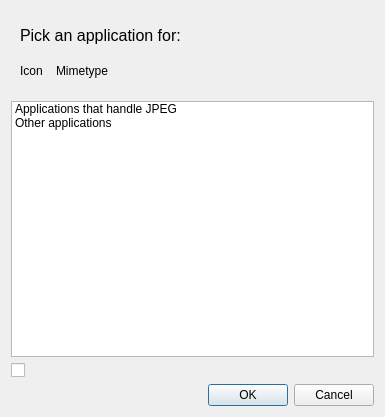
<?xml version="1.0" encoding="UTF-8"?>
<ui version="4.0">
 <class>ApplicationChooser</class>
 <widget class="QDialog" name="ApplicationChooser">
  <property name="geometry">
   <rect>
    <x>0</x>
    <y>0</y>
    <width>385</width>
    <height>417</height>
   </rect>
  </property>
  <property name="windowTitle">
   <string>ApplicationChooser</string>
  </property>
  <layout class="QGridLayout" name="gridLayout_2">
   <item row="0" column="0" colspan="2">
    <widget class="QFrame" name="frame_2">
     <property name="frameShape">
      <enum>QFrame::NoFrame</enum>
     </property>
     <property name="frameShadow">
      <enum>QFrame::Raised</enum>
     </property>
     <layout class="QGridLayout" name="gridLayout">
      <item row="0" column="0" colspan="2">
       <widget class="QLabel" name="headingLabel">
        <property name="sizePolicy">
         <sizepolicy hsizetype="Expanding" vsizetype="Fixed">
          <horstretch>0</horstretch>
          <verstretch>0</verstretch>
         </sizepolicy>
        </property>
        <property name="minimumSize">
         <size>
          <width>0</width>
          <height>30</height>
         </size>
        </property>
        <property name="font">
         <font>
          <pointsize>12</pointsize>
         </font>
        </property>
        <property name="text">
         <string>Pick an application for:</string>
        </property>
       </widget>
      </item>
      <item row="1" column="0">
       <widget class="QLabel" name="mimetypeIconLabel">
        <property name="sizePolicy">
         <sizepolicy hsizetype="Fixed" vsizetype="Fixed">
          <horstretch>0</horstretch>
          <verstretch>0</verstretch>
         </sizepolicy>
        </property>
        <property name="minimumSize">
         <size>
          <width>30</width>
          <height>30</height>
         </size>
        </property>
        <property name="text">
         <string notr="true">Icon</string>
        </property>
       </widget>
      </item>
      <item row="1" column="1">
       <widget class="QLabel" name="mimetypeLabel">
        <property name="text">
         <string notr="true">Mimetype</string>
        </property>
       </widget>
      </item>
     </layout>
    </widget>
   </item>
   <item row="1" column="0" colspan="2">
    <widget class="QTreeWidget" name="applicationTreeWidget">
     <property name="minimumSize">
      <size>
       <width>240</width>
       <height>200</height>
      </size>
     </property>
     <property name="editTriggers">
      <set>QAbstractItemView::NoEditTriggers</set>
     </property>
     <property name="showDropIndicator" stdset="0">
      <bool>false</bool>
     </property>
     <property name="selectionBehavior">
      <enum>QAbstractItemView::SelectRows</enum>
     </property>
     <property name="rootIsDecorated">
      <bool>false</bool>
     </property>
     <property name="itemsExpandable">
      <bool>false</bool>
     </property>
     <property name="headerHidden">
      <bool>true</bool>
     </property>
     <attribute name="headerVisible">
      <bool>false</bool>
     </attribute>
     <column>
      <property name="text">
       <string>1</string>
      </property>
     </column>
     <item>
      <property name="text">
       <string>Applications that handle JPEG</string>
      </property>
      <item>
       <property name="text">
        <string/>
       </property>
      </item>
      <item>
       <property name="text">
        <string>New Subitem</string>
       </property>
      </item>
      <item>
       <property name="text">
        <string>New Subitem</string>
       </property>
      </item>
     </item>
     <item>
      <property name="text">
       <string>Other applications</string>
      </property>
      <item>
       <property name="text">
        <string>New Subitem</string>
       </property>
      </item>
      <item>
       <property name="text">
        <string>New Subitem</string>
       </property>
      </item>
     </item>
    </widget>
   </item>
   <item row="2" column="0">
    <widget class="QCheckBox" name="alwaysUseCheckBox">
     <property name="text">
      <string/>
     </property>
    </widget>
   </item>
   <item row="3" column="1">
    <layout class="QHBoxLayout" name="horizontalLayout_2">
     <item>
      <spacer name="horizontalSpacer">
       <property name="orientation">
        <enum>Qt::Horizontal</enum>
       </property>
       <property name="sizeHint" stdset="0">
        <size>
         <width>40</width>
         <height>20</height>
        </size>
       </property>
      </spacer>
     </item>
     <item>
      <spacer name="horizontalSpacer_2">
       <property name="orientation">
        <enum>Qt::Horizontal</enum>
       </property>
       <property name="sizeHint" stdset="0">
        <size>
         <width>40</width>
         <height>20</height>
        </size>
       </property>
      </spacer>
     </item>
     <item>
      <layout class="QHBoxLayout" name="horizontalLayout">
       <item>
        <widget class="QDialogButtonBox" name="buttonBox_1">
         <property name="layoutDirection">
          <enum>Qt::LeftToRight</enum>
         </property>
         <property name="orientation">
          <enum>Qt::Horizontal</enum>
         </property>
         <property name="standardButtons">
          <set>QDialogButtonBox::Ok</set>
         </property>
        </widget>
       </item>
       <item>
        <widget class="QDialogButtonBox" name="buttonBox_2">
         <property name="layoutDirection">
          <enum>Qt::LeftToRight</enum>
         </property>
         <property name="orientation">
          <enum>Qt::Horizontal</enum>
         </property>
         <property name="standardButtons">
          <set>QDialogButtonBox::Cancel</set>
         </property>
        </widget>
       </item>
      </layout>
     </item>
    </layout>
   </item>
  </layout>
 </widget>
 <resources/>
 <connections>
  <connection>
   <sender>buttonBox_1</sender>
   <signal>accepted()</signal>
   <receiver>ApplicationChooser</receiver>
   <slot>accept()</slot>
   <hints>
    <hint type="sourcelabel">
     <x>248</x>
     <y>254</y>
    </hint>
    <hint type="destinationlabel">
     <x>157</x>
     <y>274</y>
    </hint>
   </hints>
  </connection>
  <connection>
   <sender>buttonBox_1</sender>
   <signal>rejected()</signal>
   <receiver>ApplicationChooser</receiver>
   <slot>reject()</slot>
   <hints>
    <hint type="sourcelabel">
     <x>316</x>
     <y>260</y>
    </hint>
    <hint type="destinationlabel">
     <x>286</x>
     <y>274</y>
    </hint>
   </hints>
  </connection>
 </connections>
</ui>
